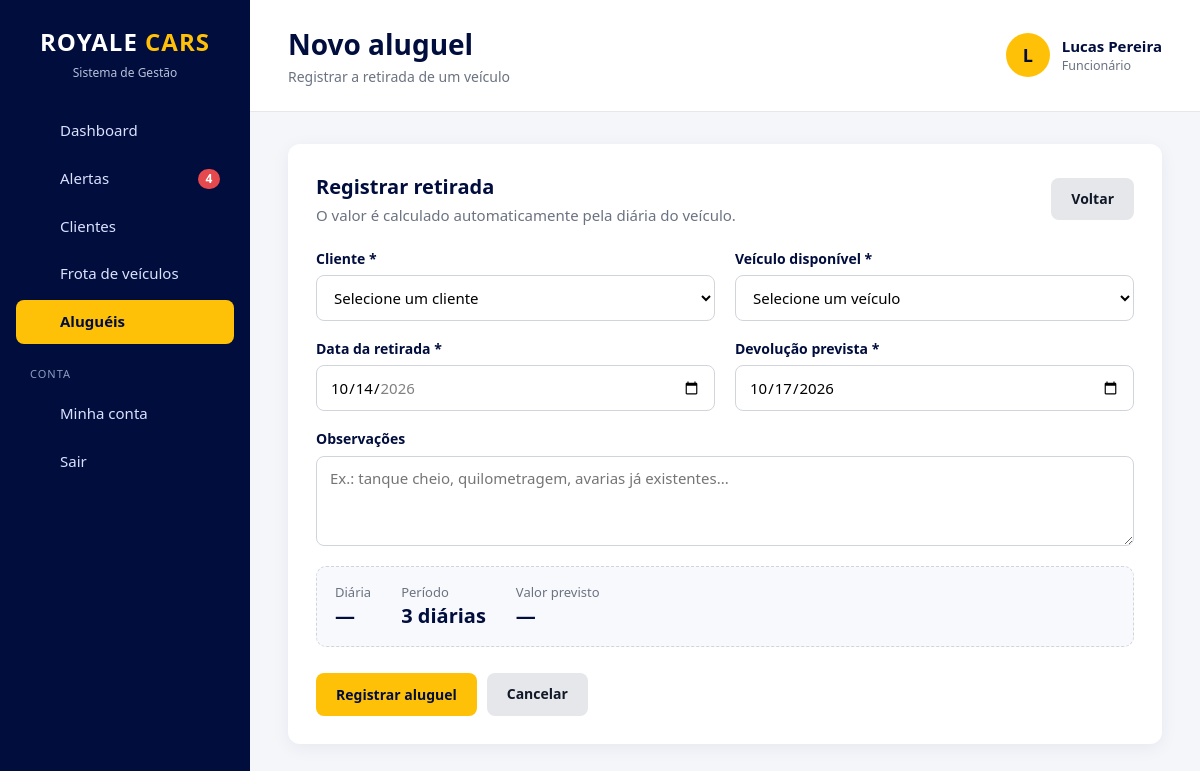
Page /locacoes/cadastrar.php (signed in) on the committed database.
### tables this page shows
CREATE TABLE `usuarios` (
    `id`            INT          NOT NULL AUTO_INCREMENT,
    `nome`          VARCHAR(100) NOT NULL,
    `email`         VARCHAR(150) NOT NULL,
    `senha`         VARCHAR(255) NOT NULL,
    `cargo`         ENUM('chefe','gerente','funcionario') NOT NULL DEFAULT 'funcionario',
    `ativo`         TINYINT(1)   NOT NULL DEFAULT 1,
    `trocar_senha`  TINYINT(1)   NOT NULL DEFAULT 0,
    `ultimo_acesso` DATETIME     NULL,
    `criado_em`     TIMESTAMP    NOT NULL DEFAULT CURRENT_TIMESTAMP,
    `atualizado_em` TIMESTAMP    NULL ON UPDATE CURRENT_TIMESTAMP,

    PRIMARY KEY (`id`),
    UNIQUE KEY `uk_usuarios_email` (`email`),

    CONSTRAINT `ck_usuarios_nome`  CHECK (CHAR_LENGTH(TRIM(`nome`)) >= 3),
    CONSTRAINT `ck_usuarios_email` CHECK (`email` LIKE '_%@_%._%'),
    CONSTRAINT `ck_usuarios_ativo` CHECK (`ativo` IN (0, 1))
);

### config/database.php (called while the page is built, shortened)
<?php
$usuario = 'root';

### includes/auth.php (called while the page is built, shortened)
<?php
function usuario_logado(): ?array
{
    static $usuario = false;
    if ($usuario !== false) {
        return $usuario;
    }
    $id = (int) ($_SESSION['usuario_id'] ?? 0);
    $dados = db_linha(
        'SELECT id, nome, email, cargo, ativo, trocar_senha FROM usuarios WHERE id = ?',
        [$id]
    );
    $dados['permissoes'] = array_column(
        db_todos('SELECT permissao FROM usuario_permissoes WHERE usuario_id = ?', [$id]),
        'permissao'
    );
    $usuario = $dados;
    return $usuario;
}
function eh_chefe(): bool
{
    $usuario = usuario_logado();
    return $usuario && $usuario['cargo'] === 'chefe';
}
function pode(string $permissao): bool
{
    $usuario = usuario_logado();
    return $usuario['cargo'] === 'chefe' || in_array($permissao, $usuario['permissoes'], true);
}
function exigir_login(): array
{
    $usuario = usuario_logado();
    return $usuario;
}
function exigir_permissao(string ...$permissoes): void
{
    exigir_login();
    foreach ($permissoes as $permissao) {
        if (pode($permissao)) {
            return;
        }
    }
}
    ?>

### includes/alertas.php (called while the page is built, shortened)
<?php
function buscar_alertas(): array
{
    $alertas = [
        'atrasadas'           => [],
        'devolucoes_proximas' => [],
        'em_manutencao'       => [],
        'cnh'                 => [],
        'login_suspeito'      => [],
    ];
    if (pode('locacoes_ver')) {
        $alertas['atrasadas'] = db_todos(
            "SELECT l.id, l.data_prevista, l.valor_diaria,
                    DATEDIFF(CURDATE(), l.data_prevista) AS dias_atraso,
                    c.nome AS cliente, c.telefone,
                    v.marca, v.modelo, v.placa
             FROM locacoes l
             JOIN clientes c ON c.id = l.cliente_id
             JOIN veiculos v ON v.id = l.veiculo_id
             WHERE l.status = 'Em andamento' AND l.data_prevista < CURDATE()
             ORDER BY l.data_prevista"
        );
        $alertas['devolucoes_proximas'] = db_todos(
            "SELECT l.id, l.data_prevista,
                    DATEDIFF(l.data_prevista, CURDATE()) AS faltam,
                    c.nome AS cliente, c.telefone,
                    v.marca, v.modelo, v.placa
             FROM locacoes l
             JOIN clientes c ON c.id = l.cliente_id
             JOIN veiculos v ON v.id = l.veiculo_id
             WHERE l.status = 'Em andamento'
               AND l.data_prevista BETWEEN CURDATE() AND DATE_ADD(CURDATE(), INTERVAL ? DAY)
             ORDER BY l.data_prevista",
            [DIAS_AVISO_DEVOLUCAO]
        );
    }
    if (pode('manutencoes') || pode('veiculos_ver')) {
        $alertas['em_manutencao'] = db_todos(
            "SELECT m.id, m.defeito, m.oficina, m.data_entrada, m.previsao_liberacao,
                    DATEDIFF(CURDATE(), m.data_entrada) AS dias_parado,
                    (m.previsao_liberacao IS NOT NULL AND m.previsao_liberacao < CURDATE()) AS previsao_vencida,
                    v.id AS veiculo_id, v.marca, v.modelo, v.placa
             FROM manutencoes m
             JOIN veiculos v ON v.id = m.veiculo_id
             WHERE m.status = 'Em andamento'
             ORDER BY m.data_entrada"
        );
    }
    if (pode('clientes_ver')) {
        $alertas['cnh'] = db_todos(
            "SELECT id, nome, telefone, cnh_validade,
                    DATEDIFF(cnh_validade, CURDATE()) AS dias
             FROM clientes
             WHERE arquivado = 0
               AND cnh_validade <= DATE_ADD(CURDATE(), INTERVAL ? DAY)
             ORDER BY cnh_validade",
            [DIAS_AVISO_CNH]
        );
    }
    return $alertas;
}
function contar_alertas(): int
{
    static $total = null;
    if ($total === null) {
        $total = 0;
        foreach (buscar_alertas() as $lista) {
            $total += count($lista);
        }
    }
    return $total;
}

### locacoes/cadastrar.php (the view, shortened to what this page needs)
<?php
exigir_permissao('locacoes_gerenciar');
$hoje = date('Y-m-d');
$erros = [];
$dados = [
    'cliente_id'    => (int) ($_POST['cliente_id'] ?? $_GET['cliente_id'] ?? 0),
    'veiculo_id'    => (int) ($_POST['veiculo_id'] ?? $_GET['veiculo_id'] ?? 0),
    'data_retirada' => (string) ($_POST['data_retirada'] ?? $hoje),
    'data_prevista' => (string) ($_POST['data_prevista'] ?? date('Y-m-d', strtotime('+3 days'))),
    'observacoes'   => trim((string) ($_POST['observacoes'] ?? '')),
];
$veiculos = db_todos(
    "SELECT id, marca, modelo, placa, ano, valor_diaria
     FROM veiculos
     WHERE arquivado = 0 AND status = 'Disponível'
     ORDER BY marca, modelo"
);
$titulo = 'Novo aluguel';
$subtitulo = 'Registrar a retirada de um veículo';
$menu = 'locacoes';
require RAIZ . '/includes/cabecalho.php';
?>
<div class="form-container">
    <div class="page-header">
        <div>
            <h2>Registrar retirada</h2>
            <p>O valor é calculado automaticamente pela diária do veículo.</p>
        </div>
        <a href="<?= e(url('locacoes/index.php')) ?>" class="btn-secondary">Voltar</a>
    </div>
    <form method="POST" data-calculo-locacao novalidate>
        <div class="form-grid">
            <div class="form-group">
                <label for="cliente_id">Cliente *</label>
                <select id="cliente_id" name="cliente_id" class="<?= classe_erro($erros, 'cliente_id') ?>" required>
                    <option value="">Selecione um cliente</option>
                </select>
            </div>
            <div class="form-group">
                <label for="veiculo_id">Veículo disponível *</label>
                <select id="veiculo_id" name="veiculo_id" class="<?= classe_erro($erros, 'veiculo_id') ?>" required>
                    <option value="" data-diaria="0">Selecione um veículo</option>
                </select>
            </div>
            <div class="form-group">
                <label for="data_retirada">Data da retirada *</label>
                <input type="date" id="data_retirada" name="data_retirada" value="<?= e($dados['data_retirada']) ?>"
                       max="<?= $hoje ?>" min="<?= date('Y-m-d', strtotime('-' . MAX_DIAS_RETROATIVO . ' days')) ?>"
                       class="<?= classe_erro($erros, 'data_retirada') ?>" required>
            </div>
            <div class="form-group">
                <label for="data_prevista">Devolução prevista *</label>
                <input type="date" id="data_prevista" name="data_prevista" value="<?= e($dados['data_prevista']) ?>"
                       min="<?= $hoje ?>" class="<?= classe_erro($erros, 'data_prevista') ?>" required>
            </div>
            <div class="form-group inteiro">
                <label for="observacoes">Observações</label>
                <textarea id="observacoes" name="observacoes" maxlength="1000"
                          placeholder="Ex.: tanque cheio, quilometragem, avarias já existentes..."><?= e($dados['observacoes']) ?></textarea>
            </div>
        </div>
        <div class="resumo-calculo">
            <div><span>Diária</span><strong id="prev-diaria">—</strong></div>
            <div><span>Período</span><strong id="prev-dias">—</strong></div>
            <div><span>Valor previsto</span><strong id="prev-total">—</strong></div>
        </div>
        <div class="form-actions">
            <button type="submit" class="btn-primary" <?= !$veiculos ? 'disabled' : '' ?>>Registrar aluguel</button>
            <a href="<?= e(url('locacoes/index.php')) ?>" class="btn-secondary">Cancelar</a>
        </div>
    </form>
</div>
<?php require RAIZ . '/includes/rodape.php'; ?>

### includes/cabecalho.php (shortened to what this page needs)
<?php
$usuarioAtual = usuario_logado();
$subtitulo = $subtitulo ?? '';
$menu = $menu ?? '';
$itensMenu = [
    ['chave' => 'dashboard',   'texto' => 'Dashboard',         'link' => 'dashboard.php',            'icone' => 'inicio',     'mostrar' => true],
    ['chave' => 'alertas',     'texto' => 'Alertas',           'link' => 'alertas.php',              'icone' => 'alerta',     'mostrar' => true],
    ['chave' => 'clientes',    'texto' => 'Clientes',          'link' => 'clientes/index.php',       'icone' => 'clientes',   'mostrar' => pode('clientes_ver')],
    ['chave' => 'veiculos',    'texto' => 'Frota de veículos', 'link' => 'veiculos/index.php',       'icone' => 'veiculos',   'mostrar' => pode('veiculos_ver')],
    ['chave' => 'locacoes',    'texto' => 'Aluguéis',          'link' => 'locacoes/index.php',       'icone' => 'locacoes',   'mostrar' => pode('locacoes_ver')],
    ['chave' => 'manutencoes', 'texto' => 'Manutenção',        'link' => 'manutencoes/index.php',    'icone' => 'manutencao', 'mostrar' => pode('manutencoes')],
    ['chave' => 'financeiro',  'texto' => 'Financeiro',        'link' => 'financeiro/index.php',     'icone' => 'financeiro', 'mostrar' => pode('financeiro')],
    ['chave' => 'relatorios',  'texto' => 'Relatórios',        'link' => 'relatorios/index.php',     'icone' => 'relatorios', 'mostrar' => pode('relatorios') || pode('relatorios_financeiros')],
];
$totalAlertas = $usuarioAtual ? contar_alertas() : 0;
?>
<!DOCTYPE html>
<html lang="pt-BR">
<head>
    <link rel="stylesheet" href="<?= e(url('css/style.css')) ?>">
</head>
<body>
<aside class="sidebar" id="sidebar">
    <div class="logo">
        <h2>ROYALE <span>CARS</span></h2>
        <p class="logo-subtitle">Sistema de Gestão</p>
    </div>
    <nav class="menu">
        <?php foreach ($itensMenu as $item): ?>
            <?php if ($item['mostrar']): ?>
                <a href="<?= e(url($item['link'])) ?>" class="<?= $menu === $item['chave'] ? 'active' : '' ?>">
                    <?= icone($item['icone']) ?>
                    <span><?= e($item['texto']) ?></span>
                    <?php if ($item['chave'] === 'alertas' && $totalAlertas > 0): ?>
                        <b class="menu-contador"><?= $totalAlertas ?></b>
                    <?php endif; ?>
                </a>
            <?php endif; ?>
        <?php endforeach; ?>
        <p class="menu-secao">Conta</p>
        <a href="<?= e(url('configuracoes/index.php')) ?>" class="<?= $menu === 'configuracoes' ? 'active' : '' ?>">
            <?= icone('conta') ?>
            <span>Minha conta</span>
        </a>
        <form method="POST" action="<?= e(url('logout.php')) ?>">
            <button type="submit" class="menu-sair">
                <?= icone('sair') ?>
                <span>Sair</span>
            </button>
        </form>
    </nav>
</aside>
<main class="main">
    <header class="topbar">
        <div>
            <h1><?= e($titulo) ?></h1>
            <?php if ($subtitulo !== ''): ?>
                <p class="topbar-subtitle"><?= e($subtitulo) ?></p>
            <?php endif; ?>
        </div>
        <?php if ($usuarioAtual): ?>
            <div class="usuario-topo">
                <div class="usuario-avatar"><?= e(mb_strtoupper(mb_substr($usuarioAtual['nome'], 0, 1))) ?></div>
                <div>
                    <strong><?= e($usuarioAtual['nome']) ?></strong>
                    <small><?= e(CARGOS[$usuarioAtual['cargo']] ?? '') ?></small>
                </div>
            </div>
        <?php endif; ?>
    </header>
    <section class="content">

### rows in the picture
usuarios: nome "L", nome "Lucas Pereira", cargo "Funcionário"

### other values in the picture
$item['texto'] "Dashboard"
$item['texto'] "Alertas"
$item['texto'] "Clientes"
$item['texto'] "Frota de veículos"
$item['texto'] "Aluguéis"
$titulo "Novo aluguel"
$subtitulo "Registrar a retirada de um veículo"
